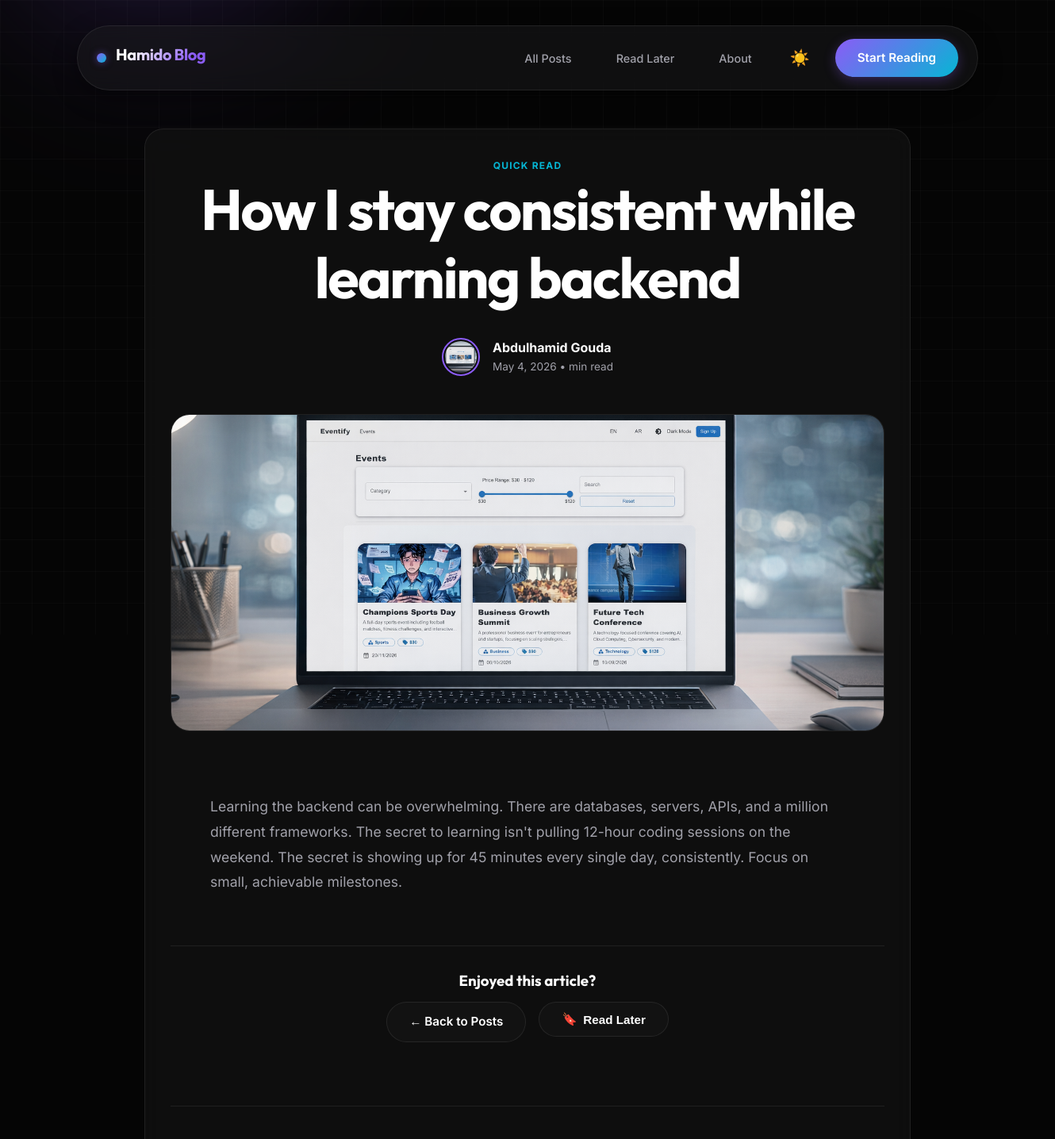
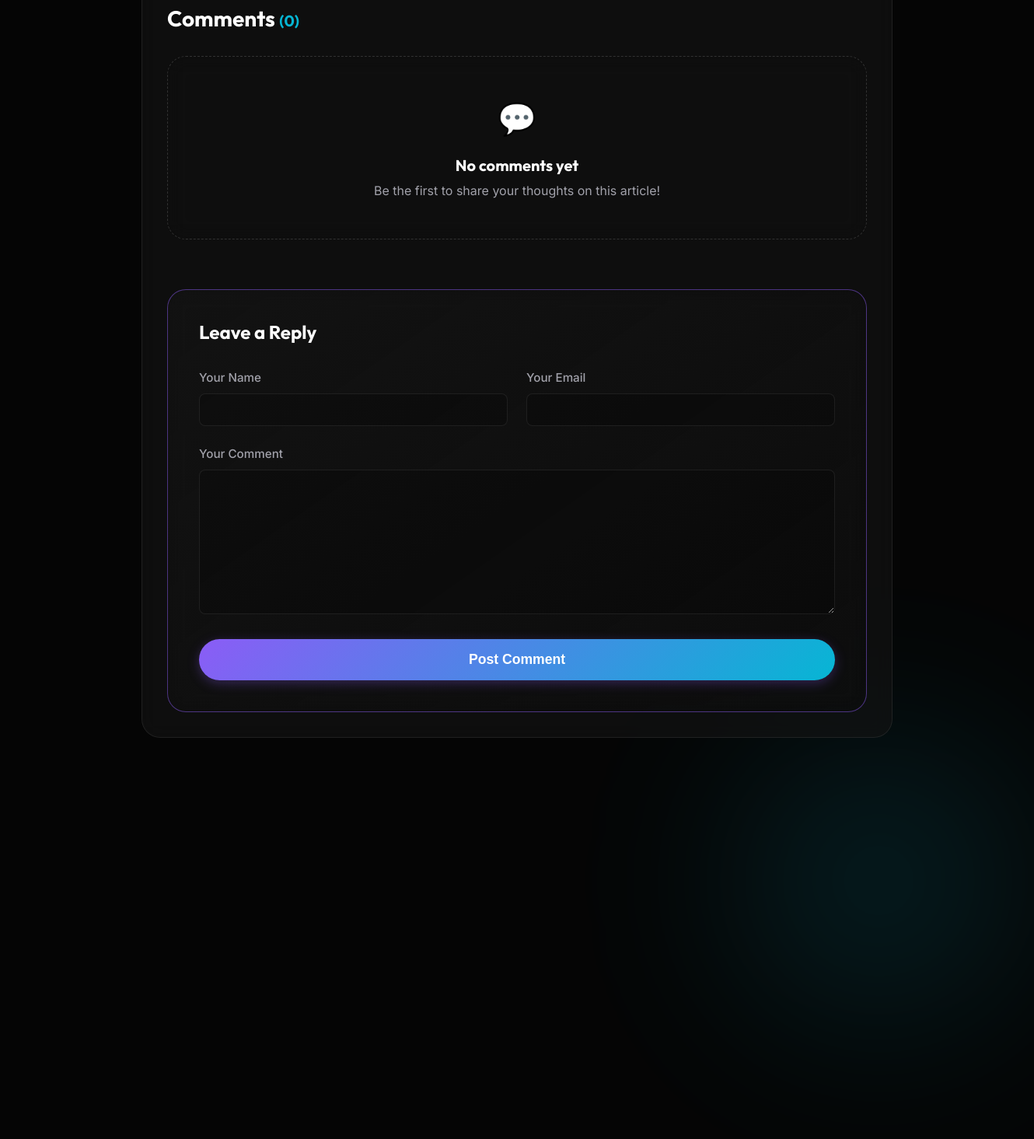
The page /posts/how-i-stay-consistent-while-learning-backend on the database its author committed (2 pictures, top to bottom).
### blog/models.py (models this page shows, shortened)
class Tag(models.Model):
    caption = models.CharField(max_length=20)

class Post(models.Model):
    title =  models.CharField(max_length=150)
    Excerpt = models.CharField(max_length=200)
    image = models.ImageField(upload_to='posts')
    date = models.DateField(auto_now=True)
    slug = models.SlugField(unique=True)
    content = models.TextField(validators=[MinLengthValidator(10)])
    author = models.ForeignKey(Auhtor,null=True, on_delete=models.SET_NULL, related_name='posts')
    tags = models.ManyToManyField(Tag,related_name='posts')

class Auhtor(models.Model):
    first_name = models.CharField(max_length= 100)
    last_name = models.CharField(max_length= 100)
    email = models.EmailField()
    def full_name(self):
        return f"{self.first_name} {self.last_name}"
    def __str__(self):
        return self.full_name()

### blog/views.py (the view, shortened to what this page needs)
# urls.py: path('posts/<slug:slug>', views.PostView.as_view(), name='post-detail-page'),
class PostView(View):
    def is_saved_for_later(self, request, post_id):
        stored_posts = request.session.get("stored_posts", [])
        return post_id in stored_posts
    def get(self, request, slug):
        post = get_object_or_404(
            Post.objects.prefetch_related("tags", "comments"),
            slug=slug
        )
        comment_form = CommentForm()
        comments = post.comments.all().order_by("-date")
        count = post.comments.count()
        return render(request, "blog/post-details.html", {
            "post": post,
            "post_tags": post.tags.all(),
            "comment_form": comment_form,
            "comments": comments,
            "count": count,
            "is_saved_for_later": self.is_saved_for_later(request, post.id)
        })

### blog/forms.py
class CommentForm(forms.ModelForm):
    class Meta:
        model = Comment
        exclude = ["post","date"]
        labels = {
            "user_name" : "Your Name",
            "user_email": "Your Email",
            "text": "Your Comment"
        }

### blog/templates/blog/post-details.html (shortened to what this page needs)
{% extends "base.html" %}
{% load static %}
{% block css_files %}
<link rel="stylesheet" href="{% static 'blog/blog.css' %}">
{% endblock %}
{% block content %}
<article class="glass-panel" style="max-width: 1000px; margin: 0 auto;">
    <div class="article-header">
        {% for tag in post_tags  %}
            <span class="post-tag">{{ tag.caption }}</span>
        {% endfor %}
        <h1 class="hero-title" style="margin-bottom: 1rem;">{{ post.title }}</h1>
        <div class="author-profiler" style="justify-content: center; margin-top: 2rem;">
            <img src="{{ post.image.url }}" alt="Hamido" class="author-img" style="width: 48px; height: 48px;">
            <div style="text-align: left;">
                <p style="margin: 0; font-weight: bold; color: var(--text-primary);"> <a  href="mailto:{{ post.author.email }}"> {{ post.author|title }} </a></p>
                <p style="margin: 0; font-size: 0.85rem; color: var(--text-secondary);">{{ post.date }} • {{ post.read_time_minutes }} min read</p>
            </div>
        </div>
    </div>
    <img src="{{ post.image.url }}" alt="{{ post.title }}" class="article-hero">
    <div class="article-body">
        {{ post.content|linebreaks }}
    </div>
    <div style="border-top: 1px solid var(--border-subtle); margin-top: 4rem; padding-top: 2rem; text-align: center;">
        <h3 style="margin-bottom: 1rem;">Enjoyed this article?</h3>
        <div style="display: flex; gap: 1rem; justify-content: center; flex-wrap: wrap;">
            <a href="{% url 'posts-page' %}" class="btn btn-secondary">← Back to Posts</a>
            <form action="{% url 'read-later' %}" method="POST" style="display: inline-block;">
                <button type="submit" class="btn btn-secondary" title="{% if is_saved_for_later %}Remove from Read Later{% else %}Save for later{% endif %}">
                    <span style="margin-right: 0.5rem;">{% if is_saved_for_later %}✔️{% else %}🔖{% endif %}</span>
                    {% if is_saved_for_later %}Remove from Read Later{% else %}Read Later{% endif %}
                </button>
            </form>
        </div>
    </div>
    <section style="margin-top: 5rem; padding-top: 3rem; border-top: 1px solid var(--border-subtle);">
        <div style="display: flex; align-items: center; justify-content: space-between; margin-bottom: 2rem;">
            <h3 class="brand-text" style="font-size: 1.75rem; margin: 0;">Comments <span style="color: var(--accent-secondary); font-size: 1.25rem;">({{ count }})</span></h3>
        </div>
        <div class="comments-list" style="display: flex; flex-direction: column; gap: 1.5rem; margin-bottom: 4rem;">
            {% for comment in comments %}
                <div class="glass-panel" style="padding: 1.5rem; border-left: 4px solid var(--accent-primary);">
                    <div style="display: flex; justify-content: space-between; align-items: center; margin-bottom: 1rem;">
                        <div style="display: flex; align-items: center; gap: 0.75rem;">
                            <div style="width: 40px; height: 40px; border-radius: 50%; background: linear-gradient(135deg, var(--accent-primary), var(--accent-secondary)); display: flex; align-items: center; justify-content: center; color: white; font-weight: bold; font-size: 1.1rem;">
                                {{ comment.user_name|make_list|first|upper }}
                            </div>
                            <div>
                                <span style="font-weight: 700; color: var(--text-primary); font-size: 1.1rem; display: block;">{{ comment.user_name }}</span>
                                <span style="font-size: 0.85rem; color: var(--text-secondary);">{{ comment.date|date:"F j, Y" }}</span>
                            </div>
                        </div>
                    </div>
                    <p style="color: var(--text-secondary); margin: 0; line-height: 1.7; font-size: 1.05rem;">{{ comment.text|linebreaksbr }}</p>
                </div>
            {% empty %}
                <div class="glass-panel" style="padding: 3rem; text-align: center; border: 1px dashed var(--border-hover); background: rgba(0,0,0,0.1);">
                    <div style="font-size: 2.5rem; margin-bottom: 1rem;">💬</div>
                    <h4 style="color: var(--text-primary); margin-bottom: 0.5rem; font-size: 1.25rem;">No comments yet</h4>
                    <p style="color: var(--text-secondary); margin: 0;">Be the first to share your thoughts on this article!</p>
                </div>
            {% endfor %}
        </div>
        <div class="glass-panel" style="padding: 2.5rem; background: linear-gradient(145deg, var(--bg-surface), rgba(0,0,0,0.2)); border: 1px solid var(--accent-glow);">
            <h4 class="brand-text" style="margin-bottom: 2rem; font-size: 1.5rem;">Leave a Reply</h4>
            <form action="{% url 'post-detail-page' post.slug %}" method="POST" class="comment-form">
                <div class="comment-grid" style="display: grid; grid-template-columns: 1fr 1fr; gap: 1.5rem; margin-bottom: 1.5rem;">
                    <div style="display: flex; flex-direction: column; gap: 0.5rem;">
                        <label for="{{ comment_form.user_name.id_for_label }}" style="color: var(--text-secondary); font-size: 0.95rem; font-weight: 500;">{{ comment_form.user_name.label }}</label>
                        {{ comment_form.user_name }}
                    </div>
                    <div style="display: flex; flex-direction: column; gap: 0.5rem;">
                        <label for="{{ comment_form.user_email.id_for_label }}" style="color: var(--text-secondary); font-size: 0.95rem; font-weight: 500;">{{ comment_form.user_email.label }}</label>
                        {{ comment_form.user_email }}
                    </div>
                </div>
                <div style="display: flex; flex-direction: column; gap: 0.5rem; margin-bottom: 2rem;">
                    <label for="{{ comment_form.text.id_for_label }}" style="color: var(--text-secondary); font-size: 0.95rem; font-weight: 500;">{{ comment_form.text.label }}</label>
                    {{ comment_form.text }}
                </div>
                <button type="submit" class="btn btn-primary" style="width: 100%; font-size: 1.1rem; padding: 1rem;">Post Comment</button>
            </form>
        </div>
    </section>
</article>
{% endblock %}

### static/styles.css (style rules this page uses)
:root { --bg-base: #050505; --bg-surface: rgba(20, 20, 20, 0.6); --bg-glass: rgba(30, 30, 32, 0.45); --text-primary: #ffffff; --text-secondary: #a1a1aa; --accent-primary: #8b5cf6; --accent-secondary: #06b6d4; --accent-glow: rgba(139, 92, 246, 0.5); --border-subtle: rgba(255, 255, 255, 0.08); --border-hover: rgba(255, 255, 255, 0.15); --font-body: 'Inter', sans-serif; --font-display: 'Outfit', sans-serif; --radius-sm: 8px; --radius-md: 16px; --radius-lg: 24px; --radius-pill: 9999px; --transition-smooth: all 0.3s cubic-bezier(0.25, 0.46, 0.45, 0.94); }
* { margin: 0; padding: 0; box-sizing: border-box; }
body { background-color: var(--bg-base); color: var(--text-primary); font-family: var(--font-body); line-height: 1.6; min-height: 100vh; overflow-x: hidden; position: relative; }
h1, h2, h3, h4, h5, h6, .brand-text { font-family: var(--font-display); font-weight: 700; line-height: 1.2; margin-bottom: 0.5rem; }
a { text-decoration: none; color: inherit; transition: var(--transition-smooth); }
.btn { display: inline-flex; align-items: center; justify-content: center; padding: 0.75rem 1.75rem; border-radius: var(--radius-pill); font-weight: 600; font-size: 0.95rem; cursor: pointer; border: none; outline: none; transition: var(--transition-smooth); }
.btn-primary { background: linear-gradient(135deg, var(--accent-primary), var(--accent-secondary)); color: white; box-shadow: 0 4px 15px rgba(139, 92, 246, 0.3); }
.btn-secondary { background: rgba(120, 120, 120, 0.05); color: var(--text-primary); border: 1px solid var(--border-subtle); }
.hero-title { font-size: clamp(2.5rem, 6vw, 4.5rem); letter-spacing: -0.03em; max-width: 900px; margin-bottom: 1.5rem; }
.glass-panel { background: var(--bg-surface); backdrop-filter: blur(12px); -webkit-backdrop-filter: blur(12px); border: 1px solid var(--border-subtle); border-radius: var(--radius-lg); padding: 2rem; transition: var(--transition-smooth); }
.post-tag { font-size: 0.75rem; color: var(--accent-secondary); font-weight: 700; text-transform: uppercase; letter-spacing: 0.1em; margin-bottom: 0.75rem; }
.article-header { margin-bottom: 3rem; text-align: center; }
.article-hero { width: 100%; height: 400px; object-fit: cover; border-radius: var(--radius-lg); margin-bottom: 3rem; border: 1px solid var(--border-subtle); }
.article-body { font-size: 1.1rem; line-height: 1.8; color: var(--text-secondary); max-width: 800px; margin: 0 auto; }
.article-body p { margin-bottom: 1.5rem; }
.author-profiler { display: flex; align-items: center; gap: 1rem; margin-bottom: 1.5rem; }
.author-img { width: 64px; height: 64px; border-radius: 50%; border: 2px solid var(--accent-primary); padding: 2px; object-fit: cover; }

### blog/static/blog/blog.css (style rules this page uses)
.comment-form input[type="text"], .comment-form input[type="email"], .comment-form textarea { width: 100%; padding: 0.75rem 1rem; background: rgba(0, 0, 0, 0.2); border: 1px solid var(--border-subtle); border-radius: var(--radius-sm); color: var(--text-primary); font-family: var(--font-body); transition: var(--transition-smooth); }
.comment-form textarea { resize: vertical; min-height: 120px; }

### rows shown on the page
Tag: caption "QUICK READ"
Post: title "How I stay consistent while learning backend", image (picture), author "Abdulhamid Gouda", date "May 4, 2026", content "Learning the backend can be overwhelming. There are databases, servers, APIs, and a million different frameworks. The secret to learning isn't pulling 12-hour coding sessions on the weekend. The secret is showing up for 45 minutes every single day, consistently. Focus on small, achievable milestones."

### other values the page prints
{{ count }} "0"
{{ comment_form.user_name.label }} "Your Name"
{{ comment_form.user_email.label }} "Your Email"
{{ comment_form.text.label }} "Your Comment"
